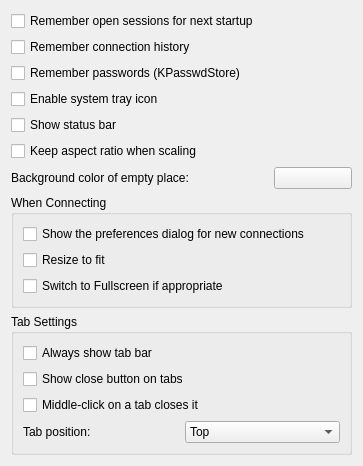
<?xml version="1.0" encoding="UTF-8"?>
<ui version="4.0">
 <class>General</class>
 <widget class="QWidget" name="General">
  <property name="geometry">
   <rect>
    <x>0</x>
    <y>0</y>
    <width>363</width>
    <height>464</height>
   </rect>
  </property>
  <layout class="QVBoxLayout" name="verticalLayout_2">
   <item>
    <widget class="QCheckBox" name="kcfg_RememberSessions">
     <property name="text">
      <string>Remember open sessions for next startup</string>
     </property>
    </widget>
   </item>
   <item>
    <widget class="QCheckBox" name="kcfg_RememberHistory">
     <property name="text">
      <string>Remember connection history</string>
     </property>
    </widget>
   </item>
   <item>
    <widget class="QCheckBox" name="kcfg_WalletSupport">
     <property name="text">
      <string>Remember passwords (KPasswdStore)</string>
     </property>
    </widget>
   </item>
   <item>
    <widget class="QCheckBox" name="kcfg_SystemTrayIcon">
     <property name="text">
      <string>Enable system tray icon</string>
     </property>
    </widget>
   </item>
   <item>
    <widget class="QCheckBox" name="kcfg_ShowStatusBar">
     <property name="text">
      <string>Show status bar</string>
     </property>
    </widget>
   </item>
   <item>
    <widget class="QCheckBox" name="kcfg_KeepAspectRatio">
     <property name="text">
      <string>Keep aspect ratio when scaling</string>
     </property>
    </widget>
   </item>
   <item>
    <layout class="QHBoxLayout">
     <item>
      <widget class="QLabel" name="backgroundLabel">
       <property name="text">
        <string>Background color of empty place:</string>
       </property>
      </widget>
     </item>
     <item>
      <spacer>
       <property name="orientation">
        <enum>Qt::Horizontal</enum>
       </property>
       <property name="sizeHint" stdset="0">
        <size>
         <width>40</width>
         <height>20</height>
        </size>
       </property>
      </spacer>
     </item>
     <item>
      <widget class="KColorButton" name="kcfg_BackgroundColor">
       <property name="sizePolicy">
        <sizepolicy hsizetype="MinimumExpanding" vsizetype="Fixed">
         <horstretch>0</horstretch>
         <verstretch>0</verstretch>
        </sizepolicy>
       </property>
      </widget>
     </item>
    </layout>
   </item>
   <item>
    <widget class="QGroupBox" name="connectionGroupBox">
     <property name="title">
      <string>When Connecting</string>
     </property>
     <layout class="QVBoxLayout" name="verticalLayout_3">
      <item>
       <widget class="QCheckBox" name="kcfg_ShowPreferencesForNewConnections">
        <property name="text">
         <string>Show the preferences dialog for new connections</string>
        </property>
       </widget>
      </item>
      <item>
       <widget class="QCheckBox" name="kcfg_ResizeOnConnect">
        <property name="toolTip">
         <string>This option will resize the window to fit the connection size.  If it is too big, it will maximize the window.</string>
        </property>
        <property name="text">
         <string>Resize to fit</string>
        </property>
       </widget>
      </item>
      <item>
       <widget class="QCheckBox" name="kcfg_FullscreenOnConnect">
        <property name="toolTip">
         <string>This option switches to fullscreen only if the connection resolution is the same as the current screen resolution</string>
        </property>
        <property name="text">
         <string>Switch to Fullscreen if appropriate</string>
        </property>
       </widget>
      </item>
     </layout>
    </widget>
   </item>
   <item>
    <widget class="QGroupBox" name="tabGroupBox">
     <property name="title">
      <string>Tab Settings</string>
     </property>
     <layout class="QVBoxLayout" name="verticalLayout">
      <item>
       <widget class="QCheckBox" name="kcfg_ShowTabBar">
        <property name="text">
         <string>Always show tab bar</string>
        </property>
       </widget>
      </item>
      <item>
       <widget class="QCheckBox" name="kcfg_TabCloseButton">
        <property name="text">
         <string>Show close button on tabs</string>
        </property>
       </widget>
      </item>
      <item>
       <widget class="QCheckBox" name="kcfg_TabMiddleClick">
        <property name="text">
         <string>Middle-click on a tab closes it</string>
        </property>
       </widget>
      </item>
      <item>
       <layout class="QHBoxLayout" name="horizontalLayout">
        <item>
         <widget class="QLabel" name="tabOrientationLabel">
          <property name="text">
           <string>Tab position:</string>
          </property>
         </widget>
        </item>
        <item>
         <widget class="KComboBox" name="kcfg_TabPosition">
          <item>
           <property name="text">
            <string>Top</string>
           </property>
          </item>
          <item>
           <property name="text">
            <string>Bottom</string>
           </property>
          </item>
          <item>
           <property name="text">
            <string>Left</string>
           </property>
          </item>
          <item>
           <property name="text">
            <string>Right</string>
           </property>
          </item>
         </widget>
        </item>
       </layout>
      </item>
     </layout>
    </widget>
   </item>
   <item>
    <spacer>
     <property name="orientation">
      <enum>Qt::Vertical</enum>
     </property>
     <property name="sizeHint" stdset="0">
      <size>
       <width>20</width>
       <height>40</height>
      </size>
     </property>
    </spacer>
   </item>
  </layout>
 </widget>
 <customwidgets>
  <customwidget>
   <class>KComboBox</class>
   <extends>QComboBox</extends>
   <header>kcombobox.h</header>
  </customwidget>
  <customwidget>
   <class>KColorButton</class>
   <extends>QPushButton</extends>
   <header>kcolorbutton.h</header>
  </customwidget>
 </customwidgets>
 <connections/>
</ui>
